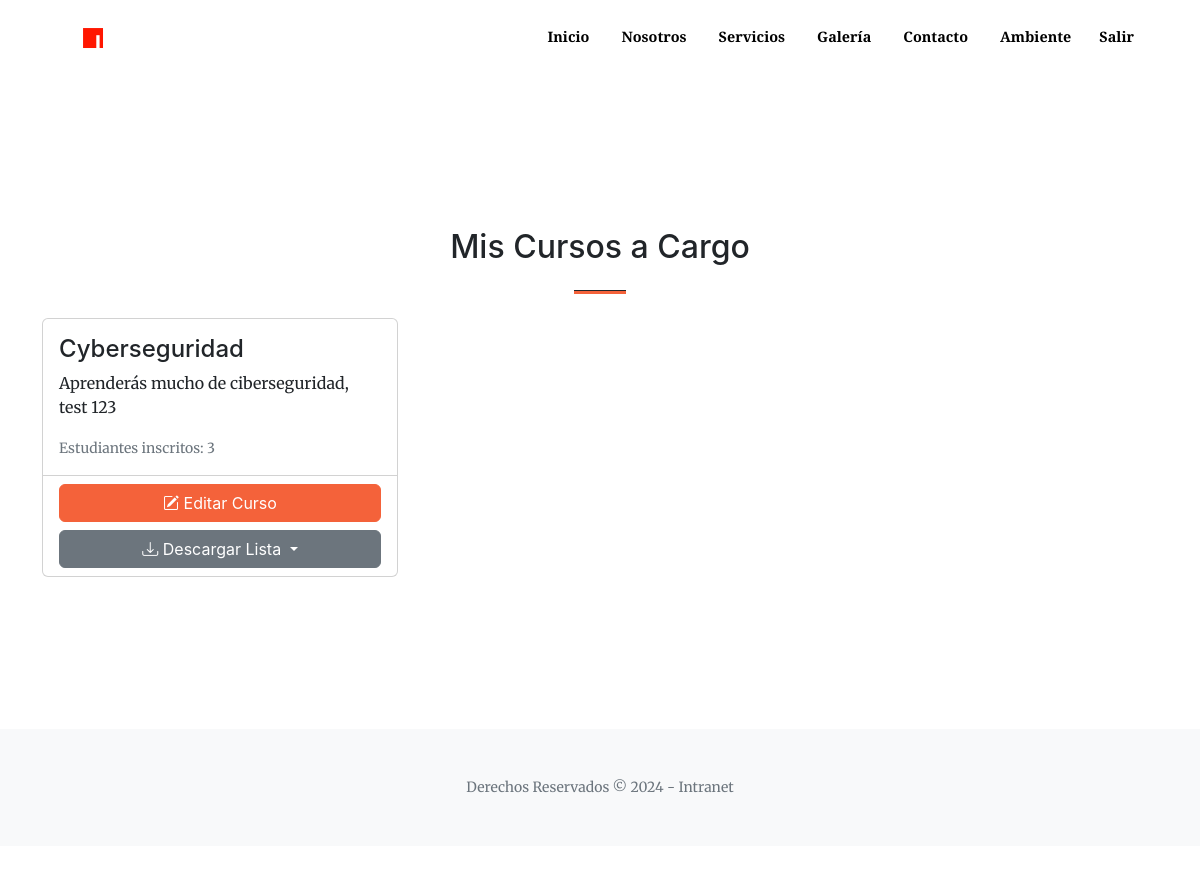
/ambiente/docente/ (signed in), run on the app's committed database.
### core/models.py (models this page shows, shortened)
class Curso(models.Model):
    nombre = models.CharField(max_length=100)
    descripcion = models.TextField()
    docente = models.ForeignKey(CustomUser, on_delete=models.SET_NULL, null=True, limit_choices_to={'user_type': 'docente'})
    estudiantes = models.ManyToManyField(CustomUser, related_name='cursos_inscritos', limit_choices_to={'user_type': 'estudiante'}, blank=True)

### core/views.py (the view)
# urls.py: path('ambiente/docente/', views.ambiente_docente, name='ambiente_docente'),
@login_required
@user_passes_test(lambda u: u.user_type == 'docente')
def ambiente_docente(request):
    cursos = Curso.objects.filter(docente=request.user)
    for curso in cursos:
        curso.total_estudiantes = curso.estudiantes.count()
    context = {
        'cursos': cursos,
    }
    return render(request, 'core/ambiente_docente.html', context)

### core/templates/core/ambiente_docente.html (shortened to what this page needs)
{% extends 'core/base.html' %}
{% block content %}
<section class="page-section" style="margin-top: 100px;">
    <div class="container">
        <h2 class="text-center mt-0">Mis Cursos a Cargo</h2>
        <hr class="divider" />
        <div class="row">
            {% for curso in cursos %}
            <div class="col-lg-4 col-md-6 mb-4">
                <div class="card h-100">
                    <div class="card-body">
                        <h4 class="card-title">{{ curso.nombre }}</h4>
                        <p class="card-text">{{ curso.descripcion }}</p>
                        <p class="card-text">
                            <small class="text-muted">
                                Estudiantes inscritos: {{ curso.total_estudiantes }}
                            </small>
                        </p>
                    </div>
                    <div class="card-footer bg-transparent">
                        <div class="d-grid gap-2">
                            <a href="{% url 'editar_curso' curso.id %}" class="btn btn-primary">
                                <i class="bi bi-pencil-square"></i> Editar Curso
                            </a>
                            <div class="btn-group">
                                <button type="button" class="btn btn-secondary dropdown-toggle" data-bs-toggle="dropdown" aria-expanded="false">
                                    <i class="bi bi-download"></i> Descargar Lista
                                </button>
                            </div>
                        </div>
                    </div>
                </div>
            </div>
            {% empty %}
            <div class="col-12">
                <div class="alert alert-info text-center">
                    No tienes cursos asignados actualmente.
                </div>
            </div>
            {% endfor %}
        </div>
    </div>
</section>
{% endblock %}

### data on the page
Curso: nombre "Cyberseguridad", descripcion "Aprenderás mucho de ciberseguridad, test 123", total_estudiantes "3"
